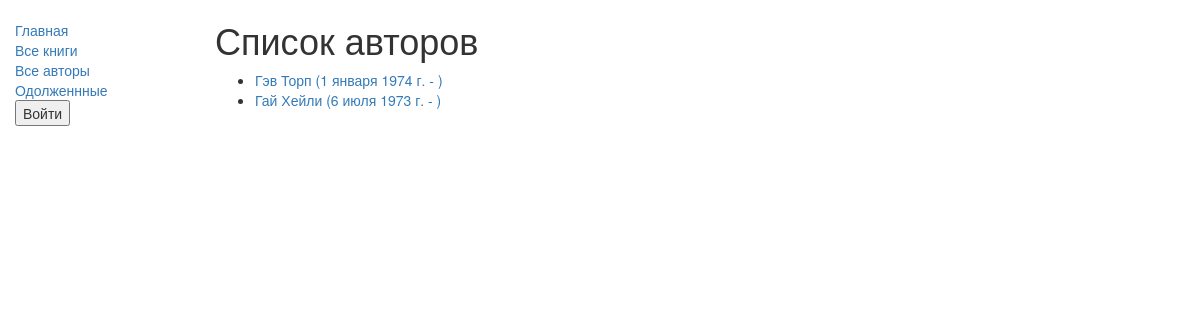
The app's page /catalog/authors/, older data.
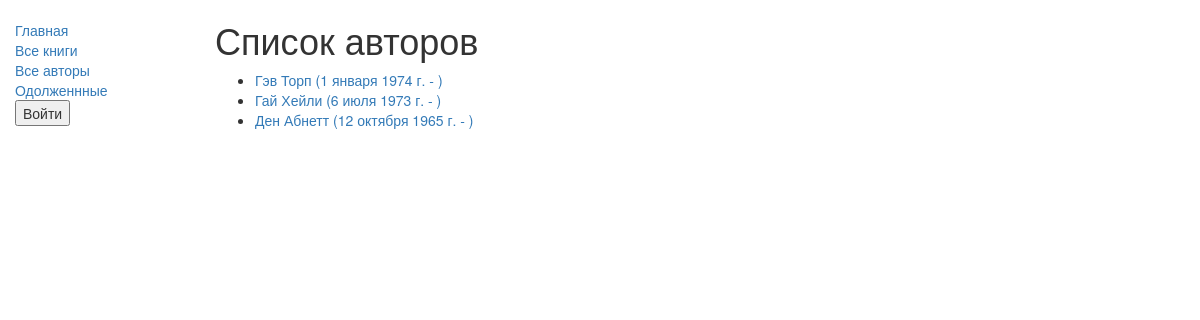
The same page, newer data.
### catalog/models.py (models this page shows, shortened)
class Author(models.Model):
    first_name = models.CharField(max_length=100)
    last_name = models.CharField(max_length=100)
    date_of_birth = models.DateField(null=True, blank=True)
    date_of_death = models.DateField('Died', null=True, blank=True)
    def get_absolute_url(self):
        return reverse('author-detail', args=[str(self.id)])

### catalog/views.py (the view)
class AuthorListView(generic.ListView):
    model = Author

### catalog/templates/catalog/author_list.html
{% extends "base_generic.html" %}
{% block content %}
    <h1>Список авторов</h1>
    {% if author_list %}
    <ul>
      {% for author in author_list %}
      <li>
        <a href="{{ author.get_absolute_url }}">{{ author.first_name }} {{author.last_name}} ({{author.date_of_birth}} - )</a>
      </li>
      {% endfor %}
    </ul>
    {% else %}
      <p>В библиотеке авторов нет.</p>
    {% endif %}
{% endblock %}

Row changes from the older to the newer data that the page shows:
added Author: first_name "Ден", last_name "Абнетт", date_of_birth "12 октября 1965 г."
